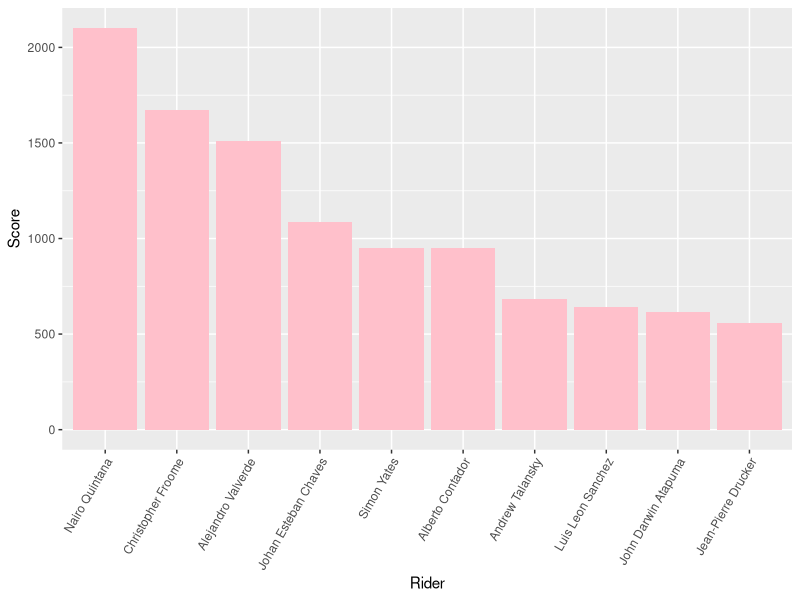
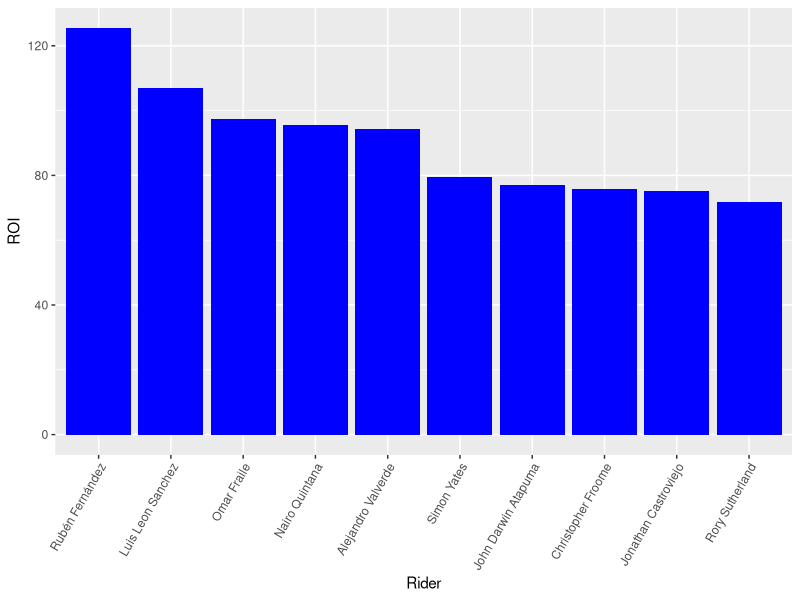
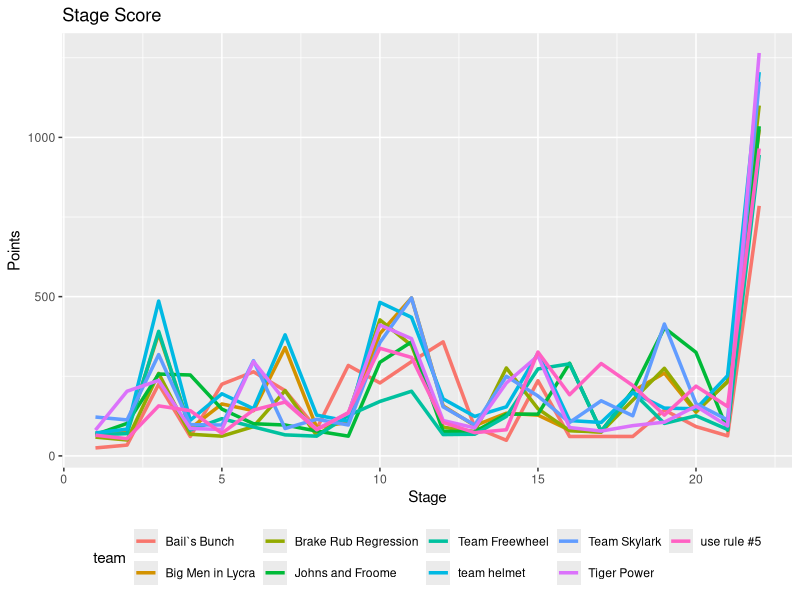
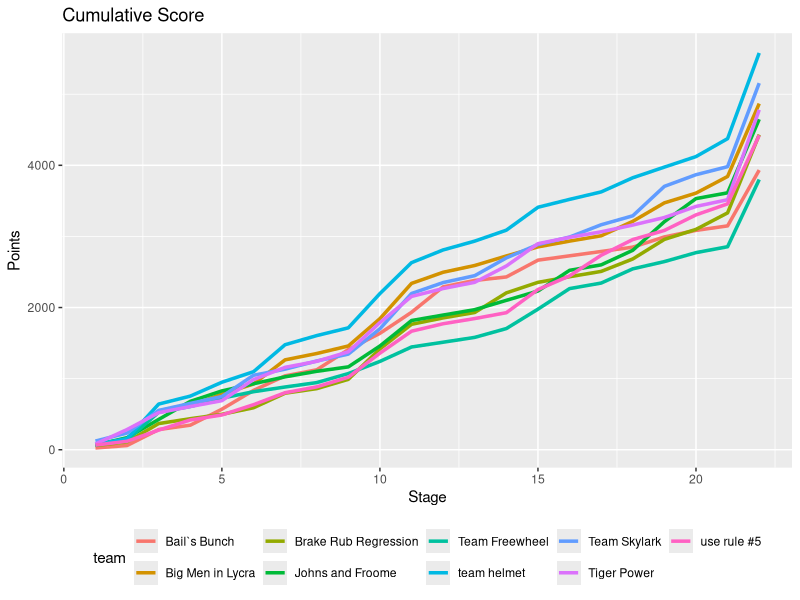

The R source for these figures, in order:
## ---- chunk 1
knitr::opts_chunk$set(echo = TRUE)
## ---- chunk 2

# Open .csv file with Wilston Dads Giro 2016 data
setwd("/home/a_friend/data_analysis/projects/velogames/2016 Vuelta Recap/")
# CS - 131601094614, 4051 - 741602135413, AusBus - 231701090915
vuelta_table_master <- read.csv(file = "vuelta_table_master_231701090915.csv", sep = ",")
colnames(vuelta_table_master) <- gsub("\\.", "", colnames(vuelta_table_master))

require(dplyr)
require(knitr)

# Calculate which riders were the most selected by our teams
rider_cost <- vuelta_table_master %>% 
  filter(stage == 1) %>% 
  group_by("Rider" = rider) %>% 
  summarise("Times Selected" = n()) %>% 
  arrange(desc(`Times Selected`))
kable(rider_cost[1:12,])

# View(vuelta_table_master)
## ---- chunk 3

# require(dplyr)
rider_scores_dplyr <- vuelta_table_master %>% 
  select(rider, stage, Tot) %>% 
  distinct %>% 
  group_by(rider) %>% 
  summarise(sum(Tot)) %>% 
  arrange(desc(`sum(Tot)`))
# View(rider_scores_dplyr)

require(ggplot2)
ggplot(data = rider_scores_dplyr[1:10, ], aes(x = factor(rider_scores_dplyr$rider[1:10]), y = rider_scores_dplyr$`sum(Tot)`[1:10])) + geom_bar(stat = "identity", fill = "pink") + scale_x_discrete(limits = rider_scores_dplyr$rider[1:10]) + xlab("Rider") + ylab("Score") + theme(axis.text.x = element_text(angle = 60, hjust = 1))


## ---- chunk 4

rider_value_dplyr <- vuelta_table_master %>% 
  mutate(ROI = Tot / Cost) %>% 
  select(rider, stage, ROI) %>% 
  distinct %>% 
  group_by(rider) %>% 
  summarise(sum(ROI)) %>% 
  arrange(desc(`sum(ROI)`))
# View(rider_value_dplyr)

ggplot(data = rider_value_dplyr[1:10, ], aes(x = factor(rider_value_dplyr$rider[1:10]), y = rider_value_dplyr$`sum(ROI)`[1:10])) + geom_bar(stat = "identity", fill = "blue") + scale_x_discrete(limits = rider_value_dplyr$rider[1:10]) + xlab("Rider") + ylab("ROI") + theme(axis.text.x = element_text(angle = 60, hjust = 1))

## ---- chunk 5
# This dplyr subset looks at the total points for each
# team overall and lists them in descending order.
team_total <- vuelta_table_master %>% 
  group_by("Team" = team, "Directeur" = directeur) %>% 
  summarise(sum(Tot)) %>% 
  arrange(desc(`sum(Tot)`)) %>% 
  rename("Total" = `sum(Tot)`)
# Display as neat table using 'kable' function
kable(team_total)

## ---- chunk 6

# Team scores by stage
team_scores <- vuelta_table_master %>% 
  group_by(stage, team) %>% 
  summarise(sum(Tot)) %>% 
  arrange(stage, desc(`sum(Tot)`))
ggplot(data = team_scores, aes(x = stage, y = `sum(Tot)`)) + geom_line(aes(colour = team), size = 1.2) + labs(title ="Stage Score", x = "Stage", y = "Points") + theme(legend.position = "bottom")

# Cumulative team scores by stage
team_cu_scores <- vuelta_table_master %>% 
  group_by(stage, team) %>% 
  summarise(sum(Tot)) %>% 
  group_by(team) %>%
  mutate(cu_stage = cumsum(`sum(Tot)`))
# Determine final placings
final_placings <- team_cu_scores %>%
  filter(stage == 21) %>%
  select(team, cu_stage) %>%
  arrange(desc(cu_stage)) %>%
  select(team)
# as.list(final_placings)

# View(team_cu_scores)
# Plot cumulative team scores
ggplot(data = team_cu_scores, aes(x = stage, y = cu_stage, order = (team_cu_scores$team))) + geom_line(aes(colour = team), size = 1.2) + labs(title ="Cumulative Score", x = "Stage", y = "Points") + theme(legend.position = "bottom")

## ---- chunk 7
# This dlplyr filter looks at the top 4 scoring riders from
# the three teams that made the podium.
team_cu_rider_scores <- vuelta_table_master %>% 
  group_by(team, rider) %>% 
  summarise("Rider Total" = sum(Tot)) %>% 
  filter(team %in% final_placings$team[1:3]) %>% 
  arrange(team, desc(`Rider Total`)) %>% 
  top_n(n = 4, wt = `Rider Total`) %>% 
  rename("Rider" = rider, "Team" = team)
kable(team_cu_rider_scores)

## ---- chunk 8
# This dlplyr filter looks at the top 4 scoring riders from
# the three teams that made the podium.
team_bt_rider_scores <- vuelta_table_master %>% 
  group_by(team, rider) %>% 
  summarise("Rider Total" = sum(Tot)) %>% 
  filter(team %in% final_placings$team[(nrow(final_placings)-2):nrow(final_placings)]) %>% 
  arrange(team, desc(`Rider Total`)) %>% 
  top_n(n = 4, wt = `Rider Total`) %>% 
  rename("Rider" = rider, "Team" = team)
# Display as neat table using 'kable'
kable(team_bt_rider_scores)

